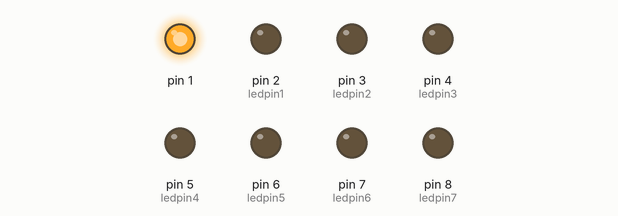
A sketch run on a simulated Arduino Uno, built with avr-gcc and run on an emulated ATmega328P. Shown: output pins drawn as LEDs (lit = HIGH).

Above: at 0.05 s.
At 1.0 s:
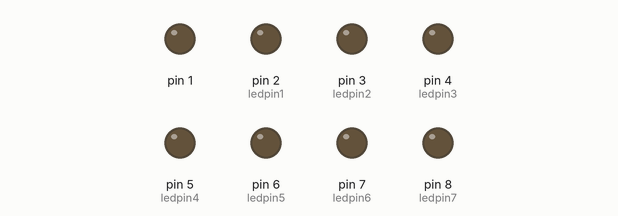
At 1.85 s:
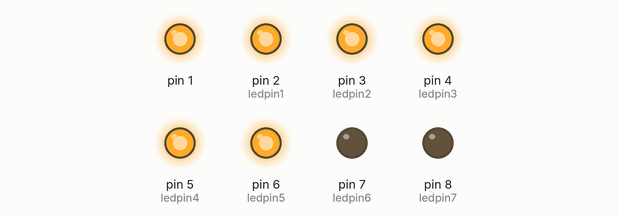
At 3.15 s:
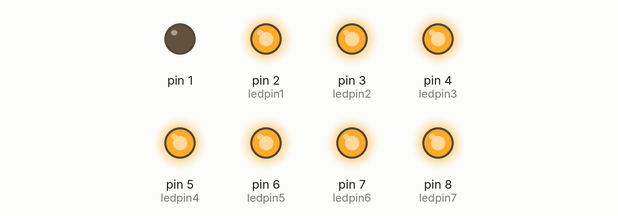
At 5.35 s:
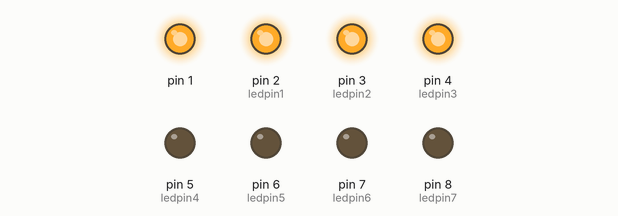
At 7.5 s:
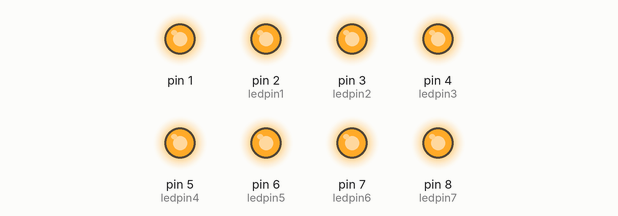
Timing chart, 0 to 8.5 s (numbered marks = the images above):
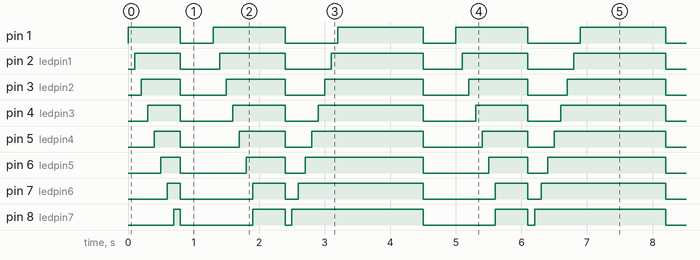

Measured:
- by itself, pin 1: repeats every 3.7 s: LOW 0.50 s, HIGH 1.1 s, LOW 0.80 s, HIGH 1.3 s
- by itself, pin 2 (ledpin1): repeats every 3.7 s: LOW 0.60 s, HIGH 1.0 s, LOW 0.70 s, HIGH 1.4 s
- by itself, pin 3 (ledpin2): repeats every 3.7 s: LOW 0.70 s, HIGH 0.90 s, LOW 0.60 s, HIGH 1.5 s
- by itself, pin 4 (ledpin3): repeats every 3.7 s: LOW 0.80 s, HIGH 0.80 s, LOW 0.50 s, HIGH 1.6 s
- by itself, pin 5 (ledpin4): repeats every 3.7 s: LOW 0.90 s, HIGH 0.70 s, LOW 0.40 s, HIGH 1.7 s
- by itself, pin 6 (ledpin5): repeats every 3.7 s: LOW 1.0 s, HIGH 0.60 s, LOW 0.30 s, HIGH 1.8 s
- by itself, pin 7 (ledpin6): repeats every 3.7 s: LOW 1.1 s, HIGH 0.50 s, LOW 0.20 s, HIGH 1.9 s
- by itself, pin 8 (ledpin7): repeats every 3.7 s: LOW 1.1 s, HIGH 0.50 s, LOW 0.10 s, HIGH 2.0 s

The sketch:

8_LED_BERJALAN_BOLAK_BALIK.ino
```cpp
int ledpin1= 2;
int ledpin2= 3;
int ledpin3= 4;
int ledpin4= 5;
int ledpin5= 6;
int ledpin6= 7;
int ledpin7= 8;
int ledpin8= 9;

void setup() {
  // put your setup code here, to run once:
pinMode(1,OUTPUT);
pinMode(2,OUTPUT);
pinMode(3,OUTPUT);
pinMode(4,OUTPUT);
pinMode(5,OUTPUT);
pinMode(6,OUTPUT);
pinMode(7,OUTPUT);
pinMode(8,OUTPUT);
}

void loop() {
  // put your main code here, to run repeatedly:

  digitalWrite(1,HIGH);
  delay(100);
  digitalWrite(2,HIGH);
  delay(100);
  digitalWrite(3,HIGH);
  delay(100);
  digitalWrite(4,HIGH);
  delay(100);
  digitalWrite(5,HIGH);
  delay(100);
  digitalWrite(6,HIGH);
  delay(100);
  digitalWrite(7,HIGH);
  delay(100);
  digitalWrite(8,HIGH);
  delay(100);

  digitalWrite(1,LOW);
  digitalWrite(2,LOW);
  digitalWrite(3,LOW);
  digitalWrite(4,LOW);
  digitalWrite(5,LOW);
  digitalWrite(6,LOW);
  digitalWrite(7,LOW);
  digitalWrite(8,LOW);
  delay(500);

  digitalWrite(1,HIGH);
  delay(100);
  digitalWrite(2,HIGH);
  delay(100);
  digitalWrite(3,HIGH);
  delay(100);
  digitalWrite(4,HIGH);
  delay(100);
  digitalWrite(5,HIGH);
  delay(100);
  digitalWrite(6,HIGH);
  delay(100);
  digitalWrite(7,HIGH);
  digitalWrite(8,HIGH);
  delay(500);

  digitalWrite(1,LOW);
  digitalWrite(2,LOW);
  digitalWrite(3,LOW);
  digitalWrite(4,LOW);
  digitalWrite(5,LOW);
  digitalWrite(6,LOW);
  digitalWrite(7,LOW);
  digitalWrite(8,LOW);
  delay(100);

  digitalWrite(8,HIGH);
  delay(100);
  digitalWrite(7,HIGH);
  delay(100);
  digitalWrite(6,HIGH);
  delay(100);
  digitalWrite(5,HIGH);
  delay(100);
  digitalWrite(4,HIGH);
  delay(100);
  digitalWrite(3,HIGH);
  delay(100);
  digitalWrite(2,HIGH);
  delay(100);
  digitalWrite(1,HIGH);
  delay(500);
}
```
